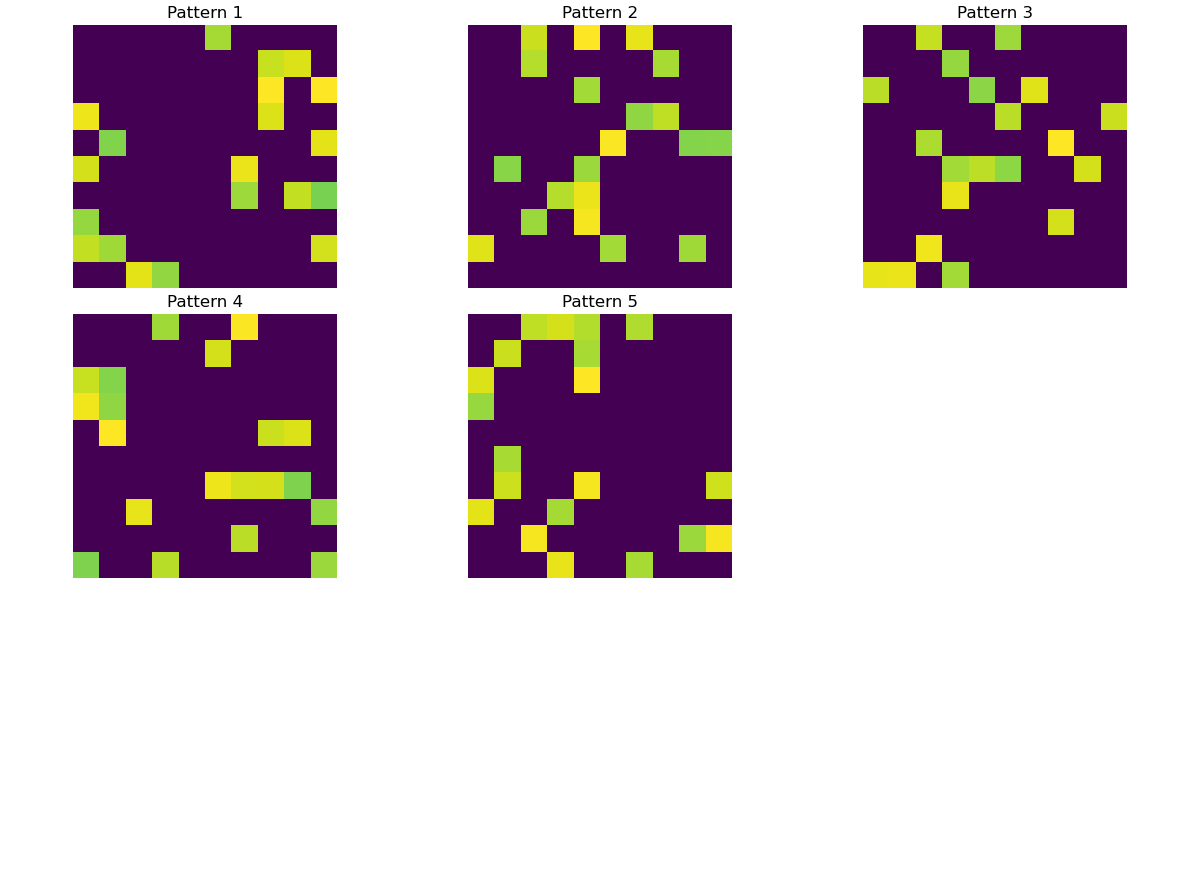

The Python source for this figure:
import numpy as np
import matplotlib.pyplot as plt
import time
import threading
import logging
from typing import Dict, List, Tuple
import random

from neural_fabric import NeuralFabric

# Configure logging
logging.basicConfig(
    level=logging.INFO,
    format='%(asctime)s - %(name)s - %(levelname)s - %(message)s'
)
logger = logging.getLogger("NeuralFabric-Example")

class PatternRecognitionDemo:
    """
    Demonstrates NeuralFabric's pattern recognition capabilities.
    """
    
    def __init__(self, input_size: int = 100, num_patterns: int = 5):
        """
        Initialize the pattern recognition demo.
        
        Args:
            input_size: Size of the input patterns
            num_patterns: Number of patterns to generate
        """
        self.input_size = input_size
        self.num_patterns = num_patterns
        
        # Create the neural fabric
        self.fabric = NeuralFabric("PatternRecognizer")
        
        # Create regions
        self.input_region_id = self.fabric.create_sensory_region("Input", size=input_size)
        self.hidden_region_id = self.fabric.create_processing_region("Hidden", size=200)
        self.output_region_id = self.fabric.create_output_region("Output", size=num_patterns)
        
        # Connect regions with random connections
        self.fabric.connect_regions(self.input_region_id, self.hidden_region_id, connection_density=0.2)
        self.fabric.connect_regions(self.hidden_region_id, self.output_region_id, connection_density=0.3)
        
        # Generate patterns
        self.patterns = self._generate_patterns(num_patterns, input_size)
        
        # Tracking
        self.current_pattern_idx = 0
        self.recognition_history = []
        
        logger.info(f"Created pattern recognition demo with {num_patterns} patterns of size {input_size}")
    
    def _generate_patterns(self, num_patterns: int, pattern_size: int) -> List[Dict[int, float]]:
        """
        Generate random patterns for recognition.
        
        Args:
            num_patterns: Number of patterns to generate
            pattern_size: Size of each pattern
            
        Returns:
            List of patterns (dict mapping indices to values)
        """
        patterns = []
        
        for i in range(num_patterns):
            # Generate a random pattern with 20% active neurons
            active_indices = random.sample(range(pattern_size), int(pattern_size * 0.2))
            
            pattern = {}
            for idx in active_indices:
                pattern[idx] = 0.8 + 0.2 * random.random()  # Values between 0.8 and 1.0
            
            patterns.append(pattern)
            
        return patterns
    
    def start(self) -> None:
        """Start the neural fabric and pattern recognition."""
        self.fabric.start()
        
        # Start pattern presentation thread
        self.is_running = True
        self.pattern_thread = threading.Thread(target=self._present_patterns)
        self.pattern_thread.daemon = True
        self.pattern_thread.start()
        
        logger.info("Started pattern recognition demo")
    
    def stop(self) -> None:
        """Stop the pattern recognition and neural fabric."""
        self.is_running = False
        
        if hasattr(self, 'pattern_thread'):
            self.pattern_thread.join(timeout=1.0)
        
        self.fabric.stop()
        
        logger.info("Stopped pattern recognition demo")
    
    def _present_patterns(self) -> None:
        """Present patterns to the neural fabric."""
        # Initial learning phase
        logger.info("Starting learning phase")
        
        learning_cycles = 20
        for cycle in range(learning_cycles):
            for i, pattern in enumerate(self.patterns):
                if not self.is_running:
                    return
                
                # Present pattern
                self.fabric.inject_pattern(self.input_region_id, pattern, strength=1.0)
                
                # Wait for processing
                time.sleep(2.0)
                
                # Get output activity
                output_activity = self.fabric.get_output_activity(self.output_region_id)
                
                # Log progress
                if cycle == 0 or cycle == learning_cycles - 1:
                    logger.info(f"Cycle {cycle+1}/{learning_cycles}, Pattern {i+1}, "
                               f"Output: {len(output_activity)} neurons active")
        
        logger.info("Learning phase complete, starting testing phase")
        
        # Testing phase
        while self.is_running:
            # Select a random pattern
            pattern_idx = random.randint(0, self.num_patterns - 1)
            pattern = self.patterns[pattern_idx]
            
            # Add noise to the pattern
            noisy_pattern = self._add_noise(pattern, noise_level=0.2)
            
            # Present pattern
            self.fabric.inject_pattern(self.input_region_id, noisy_pattern, strength=1.0)
            
            # Wait for processing
            time.sleep(3.0)
            
            # Get output activity
            output_activity = self.fabric.get_output_activity(self.output_region_id)
            
            # Analyze response
            recognized_pattern = self._analyze_output(output_activity)
            
            # Track recognition accuracy
            is_correct = recognized_pattern == pattern_idx
            self.recognition_history.append(is_correct)
            
            # Log result
            logger.info(f"Presented noisy pattern {pattern_idx}, "
                       f"Recognized as pattern {recognized_pattern}, "
                       f"Correct: {is_correct}")
            
            # Calculate recognition rate
            if len(self.recognition_history) > 10:
                recent_rate = sum(self.recognition_history[-10:]) / 10
                logger.info(f"Recent recognition rate: {recent_rate:.2f}")
            
            # Wait before next pattern
            time.sleep(2.0)
    
    def _add_noise(self, pattern: Dict[int, float], noise_level: float) -> Dict[int, float]:
        """
        Add noise to a pattern.
        
        Args:
            pattern: Original pattern
            noise_level: Amount of noise to add (0-1)
            
        Returns:
            Noisy pattern
        """
        noisy_pattern = pattern.copy()
        
        # Remove some active neurons
        neurons_to_remove = int(len(pattern) * noise_level)
        if neurons_to_remove > 0:
            for idx in random.sample(list(pattern.keys()), neurons_to_remove):
                del noisy_pattern[idx]
        
        # Add some random activations
        neurons_to_add = int(len(pattern) * noise_level)
        available_indices = [i for i in range(self.input_size) if i not in noisy_pattern]
        
        if neurons_to_add > 0 and available_indices:
            for idx in random.sample(available_indices, min(neurons_to_add, len(available_indices))):
                noisy_pattern[idx] = 0.7 + 0.3 * random.random()
        
        return noisy_pattern
    
    def _analyze_output(self, output_activity: Dict[str, float]) -> int:
        """
        Analyze output activity to determine recognized pattern.
        
        Args:
            output_activity: Output neuron activity levels
            
        Returns:
            Index of the recognized pattern
        """
        if not output_activity:
            return random.randint(0, self.num_patterns - 1)
        
        # Group neurons by their position in the output layer
        regions = self.fabric.regions
        output_region = regions[self.output_region_id]
        output_neurons = list(output_region.neurons.values())
        
        # Calculate activation for each pattern group
        pattern_activations = [0.0] * self.num_patterns
        
        # Simple approach: divide neurons equally among patterns
        neurons_per_pattern = len(output_neurons) // self.num_patterns
        
        for i, neuron_id in enumerate(output_activity.keys()):
            pattern_idx = min(i // neurons_per_pattern, self.num_patterns - 1)
            pattern_activations[pattern_idx] += output_activity[neuron_id]
        
        # Normalize by number of neurons
        for i in range(self.num_patterns):
            pattern_activations[i] = pattern_activations[i] / (neurons_per_pattern or 1)
        
        # Return the pattern with highest activation
        return np.argmax(pattern_activations)
    
    def visualize_recognition_performance(self) -> None:
        """Visualize the pattern recognition performance."""
        if not self.recognition_history:
            logger.warning("No recognition history available")
            return
        
        # Calculate moving average
        window_size = min(10, len(self.recognition_history))
        moving_avg = []
        
        for i in range(len(self.recognition_history)):
            if i < window_size - 1:
                continue
            
            window_avg = sum(self.recognition_history[i - window_size + 1:i + 1]) / window_size
            moving_avg.append(window_avg)
        
        # Plot raw results and moving average
        plt.figure(figsize=(10, 6))
        
        plt.plot(self.recognition_history, 'o', alpha=0.5, label="Individual Results")
        plt.plot(range(window_size - 1, len(self.recognition_history)), 
                moving_avg, 'r-', linewidth=2, label=f"{window_size}-point Moving Average")
        
        plt.axhline(y=1.0, color='g', linestyle='--', alpha=0.7, label="Perfect Recognition")
        plt.axhline(y=1.0/self.num_patterns, color='r', linestyle='--', alpha=0.7, 
                   label="Random Chance")
        
        plt.title("Pattern Recognition Performance")
        plt.xlabel("Trial Number")
        plt.ylabel("Recognition Accuracy")
        plt.ylim(-0.1, 1.1)
        plt.legend()
        plt.grid(True, alpha=0.3)
        plt.tight_layout()
        plt.show()
    
    def visualize_patterns(self) -> None:
        """Visualize the patterns used in the demo."""
        # Determine grid size
        grid_size = int(np.ceil(np.sqrt(self.num_patterns)))
        
        # Create figure
        plt.figure(figsize=(12, 12))
        
        for i, pattern in enumerate(self.patterns):
            if i >= grid_size * grid_size:
                break
                
            # Create a grid representation
            grid = np.zeros((int(np.sqrt(self.input_size)), int(np.sqrt(self.input_size))))
            
            for idx, value in pattern.items():
                row = idx // int(np.sqrt(self.input_size))
                col = idx % int(np.sqrt(self.input_size))
                grid[row, col] = value
            
            # Plot
            plt.subplot(grid_size, grid_size, i + 1)
            plt.imshow(grid, cmap='viridis')
            plt.title(f"Pattern {i + 1}")
            plt.axis('off')
        
        plt.tight_layout()
        plt.show()

# Run demo when script is executed directly
if __name__ == "__main__":
    # Create demo with 10x10 input grid and 5 patterns
    demo = PatternRecognitionDemo(input_size=100, num_patterns=5)
    
    # Visualize the patterns
    demo.visualize_patterns()
    
    # Start the demo
    demo.start()
    
    try:
        # Run for a while
        print("\nRunning pattern recognition. Press Ctrl+C to stop...\n")
        time.sleep(60)  # Run for 60 seconds
        
    except KeyboardInterrupt:
        print("\nStopping demo...")
    
    finally:
        # Stop the demo
        demo.stop()
        
        # Visualize performance
        demo.visualize_recognition_performance()
        
        # Visualize the neural fabric
        demo.fabric.visualize_network()
        demo.fabric.visualize_regions()
